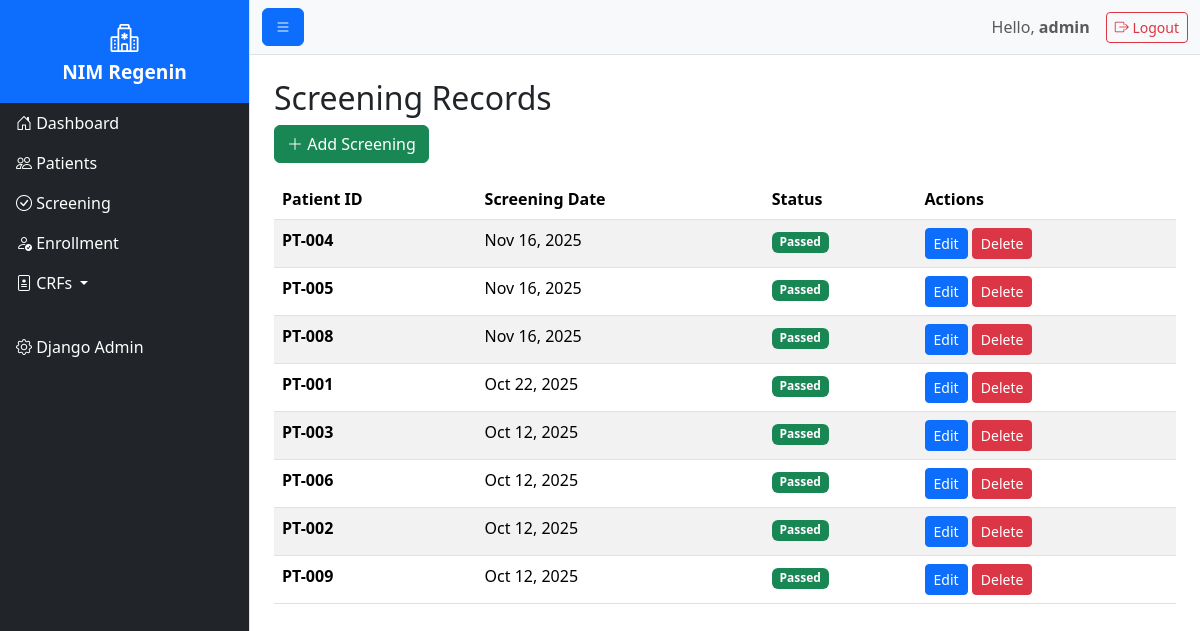
The page /screening/ (signed in) on the database its author committed.
### nimregenin/models.py (models this page shows, shortened)
class Screening(models.Model):
    patient = models.OneToOneField(Demographic, on_delete=models.CASCADE, related_name='screening')
    screening_date = models.DateField()
    STATUS_CHOICES = (
        ('PASS', 'Passed'),
        ('FAIL', 'Failed'),
        ('PENDING', 'Pending'),
    )
    screening_status = models.CharField(max_length=10, choices=STATUS_CHOICES)
    failure_reason = models.TextField(blank=True)
    screened_by = models.ForeignKey(User, on_delete=models.SET_NULL, null=True)
    created_at = models.DateTimeField(auto_now_add=True)
    updated_at = models.DateTimeField(auto_now=True)

class Demographic(models.Model):
    patient_id = models.CharField(
        max_length=50,
        unique=True,
        help_text="Unique patient identifier (e.g., PT-001)"
    )
    SITE_CHOICES = (
        ('SITE001', 'Site 001 - City Hospital'),
        ('SITE002', 'Site 002 - University Medical Center'),
        ('SITE003', 'Site 003 - Regional Clinic'),
        ('SITE004', 'Site 004 - Private Practice'),
    )
    site = models.CharField(
        max_length=20,  # Matches longest code
        choices=SITE_CHOICES,
        blank=True,
        null=True,
        help_text="Clinical site where patient is enrolled"
    )
    date_of_birth = models.DateField(
        null=True,
        blank=True,
        help_text="Patient's date of birth"
    )
    age = models.PositiveIntegerField(
        null=True,
        blank=True,
        validators=[MinValueValidator(0), MaxValueValidator(120)],
        help_text="Patient age in years (0–120)"
    )
    GENDER_CHOICES = (
        ('M', 'Male'),
        ('F', 'Female'),
        ('O', 'Other'),
        ('U', 'Unknown'),
    )
    gender = models.CharField(
        max_length=1,
        choices=GENDER_CHOICES,
        blank=True,
        help_text="Patient gender"
    )
    ethnicity = models.CharField(
        max_length=100,
        blank=True,
        help_text="Ethnicity (e.g., Hispanic or Latino)"
    )
    race = models.CharField(
        max_length=100,
        blank=True,
        help_text="Race (e.g., White, Asian, Black)"
    )
    created_at = models.DateTimeField(auto_now_add=True)
    updated_at = models.DateTimeField(auto_now=True)
    class Meta:
        verbose_name_plural = "Demographics"
        ordering = ['-created_at']

### nimregenin/views/screening.py (the view)
# urls.py: path('screening/', ScreeningListView.as_view(), name='screening_list'),
class ScreeningListView(LoginRequiredMixin, TemplateView):
    template_name = 'nimregenin/screening/screening_list.html'
    def get_context_data(self, **kwargs):
        context = super().get_context_data(**kwargs)
        context['screenings'] = (
            Screening.objects
            .select_related('patient')
            .order_by('-screening_date')
        )
        context['title'] = 'Screening Records'
        return context

### nimregenin/templates/nimregenin/screening/screening_list.html (shortened to what this page needs)
{% extends 'base.html' %}
{% block content %}
<h2>{{ title }}</h2>
<a href="{% url 'nimregenin:screening_create' %}" class="btn btn-success mb-3">
    <i class="bi bi-plus-lg"></i> Add Screening
</a>
<table class="table table-striped">
    <thead>
        <tr>
            <th>Patient ID</th>
            <th>Screening Date</th>
            <th>Status</th>
            <th>Actions</th>
        </tr>
    </thead>
    <tbody>
        {% for screening in screenings %}
        <tr>
            <td><strong>{{ screening.patient.patient_id }}</strong></td>
            <td>{{ screening.screening_date|date:"M d, Y" }}</td>
            <td>
                <span class="badge bg-{% if screening.screening_status == 'PASS' %}success{% else %}danger{% endif %}">
                    {{ screening.get_screening_status_display }}
                </span>
            </td>
            <td>
                <a href="{% url 'nimregenin:screening_update' screening.pk %}" class="btn btn-sm btn-primary">
                    Edit
                </a>
                <a href="{% url 'nimregenin:screening_delete' screening.pk %}" class="btn btn-sm btn-danger"
                   onclick="return confirm('Delete this screening record?')">
                    Delete
                </a>
            </td>
        </tr>
        {% empty %}
        <tr><td colspan="4">No screening records yet.</td></tr>
        {% endfor %}
    </tbody>
</table>
{% endblock %}

### templates/base.html (shortened to what this page needs)
<!DOCTYPE html>
<html lang="en">
<head>
    <link href="https://cdn.jsdelivr.net/npm/bootstrap@5.3.3/dist/css/bootstrap.min.css" rel="stylesheet">
    <link rel="stylesheet" href="https://cdn.jsdelivr.net/npm/bootstrap-icons@1.11.3/font/bootstrap-icons.min.css">
</head>
<body>
<div class="d-flex" id="wrapper">
    {% include 'includes/sidebar.html' %}
    <div id="page-content-wrapper">
        <nav class="navbar navbar-expand-lg navbar-light bg-light border-bottom">
            <div class="container-fluid">
                <button class="btn btn-primary" id="menu-toggle">
                    <i class="bi bi-list"></i>
                </button>
                <div class="ms-auto d-flex align-items-center">
                    {% if user.is_authenticated %}
                        <span class="me-3 text-muted">Hello, <strong>{{ user.username }}</strong></span>
                        <a href="{% url 'logout' %}" class="btn btn-outline-danger btn-sm">
                            <i class="bi bi-box-arrow-right"></i> Logout
                        </a>
                    {% else %}
                        <a href="{% url 'login' %}" class="btn btn-outline-primary btn-sm">Login</a>
                    {% endif %}
                </div>
            </div>
        </nav>
        <div class="container-fluid p-4">
            {% block content %}{% endblock %}
        </div>
    </div>
</div>
</body>
</html>

### templates/base.html (style rules this page uses)
#wrapper { min-height: 100vh; }
#page-content-wrapper { width: 100%; }

### rows shown on the page
Screening: patient.patient_id "PT-004", screening_date "Nov 16, 2025", screening_status "Passed"
Screening: patient.patient_id "PT-005", screening_date "Nov 16, 2025", screening_status "Passed"
Screening: patient.patient_id "PT-008", screening_date "Nov 16, 2025", screening_status "Passed"
Screening: patient.patient_id "PT-001", screening_date "Oct 22, 2025", screening_status "Passed"
Screening: patient.patient_id "PT-003", screening_date "Oct 12, 2025", screening_status "Passed"
Screening: patient.patient_id "PT-006", screening_date "Oct 12, 2025", screening_status "Passed"
Screening: patient.patient_id "PT-002", screening_date "Oct 12, 2025", screening_status "Passed"
Screening: patient.patient_id "PT-009", screening_date "Oct 12, 2025", screening_status "Passed"

### other values the page prints
{{ user.username }} "admin"
{{ title }} "Screening Records"
